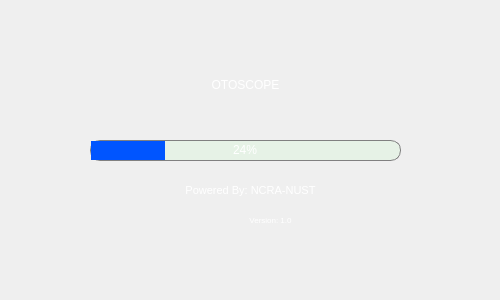
<?xml version="1.0" encoding="UTF-8"?>
<ui version="4.0">
 <class>Form</class>
 <widget class="QWidget" name="Form">
  <property name="geometry">
   <rect>
    <x>0</x>
    <y>0</y>
    <width>500</width>
    <height>300</height>
   </rect>
  </property>
  <property name="windowTitle">
   <string>Form</string>
  </property>
  <property name="styleSheet">
   <string notr="true"/>
  </property>
  <widget class="QProgressBar" name="progressBar">
   <property name="geometry">
    <rect>
     <x>90</x>
     <y>140</y>
     <width>311</width>
     <height>21</height>
    </rect>
   </property>
   <property name="styleSheet">
    <string notr="true">
QProgressBar{
	border-radius:10px;
	background-color:rgba(229, 242, 229, 239);
 	text-align: center;
    border: 1px solid grey;
	color: white;
}

QProgressBar::chunk{
	border-radius:10px;
	background-color:rgb(0, 85, 255);
}
</string>
   </property>
   <property name="value">
    <number>24</number>
   </property>
  </widget>
  <widget class="QLabel" name="label">
   <property name="geometry">
    <rect>
     <x>140</x>
     <y>60</y>
     <width>211</width>
     <height>51</height>
    </rect>
   </property>
   <property name="styleSheet">
    <string notr="true">
font: 87 20pt &quot;Arial Black&quot;;
background:transparent;</string>
   </property>
   <property name="text">
    <string>&lt;html&gt;&lt;head/&gt;&lt;body&gt;&lt;p align=&quot;center&quot;&gt;&lt;span style=&quot; color:#ffffff;&quot;&gt;OTOSCOPE&lt;/span&gt;&lt;/p&gt;&lt;/body&gt;&lt;/html&gt;</string>
   </property>
  </widget>
  <widget class="QLabel" name="label_4">
   <property name="geometry">
    <rect>
     <x>160</x>
     <y>170</y>
     <width>181</width>
     <height>41</height>
    </rect>
   </property>
   <property name="styleSheet">
    <string notr="true">
font: 87 20pt &quot;Arial Black&quot;;
background:transparent;</string>
   </property>
   <property name="text">
    <string>&lt;html&gt;&lt;head/&gt;&lt;body&gt;&lt;p align=&quot;center&quot;&gt;&lt;span style=&quot; font-size:8pt; color:#ffffff;&quot;&gt;Powered By: NCRA-NUST&lt;/span&gt;&lt;/p&gt;&lt;/body&gt;&lt;/html&gt;</string>
   </property>
  </widget>
  <widget class="QLabel" name="label_5">
   <property name="geometry">
    <rect>
     <x>180</x>
     <y>200</y>
     <width>181</width>
     <height>41</height>
    </rect>
   </property>
   <property name="styleSheet">
    <string notr="true">
font: 87 20pt &quot;Arial Black&quot;;
background:transparent;</string>
   </property>
   <property name="text">
    <string>&lt;html&gt;&lt;head/&gt;&lt;body&gt;&lt;p align=&quot;center&quot;&gt;&lt;span style=&quot; font-size:6pt; color:#ffffff;&quot;&gt;Version: 1.0&lt;/span&gt;&lt;/p&gt;&lt;/body&gt;&lt;/html&gt;</string>
   </property>
  </widget>
 </widget>
 <resources/>
 <connections/>
</ui>
